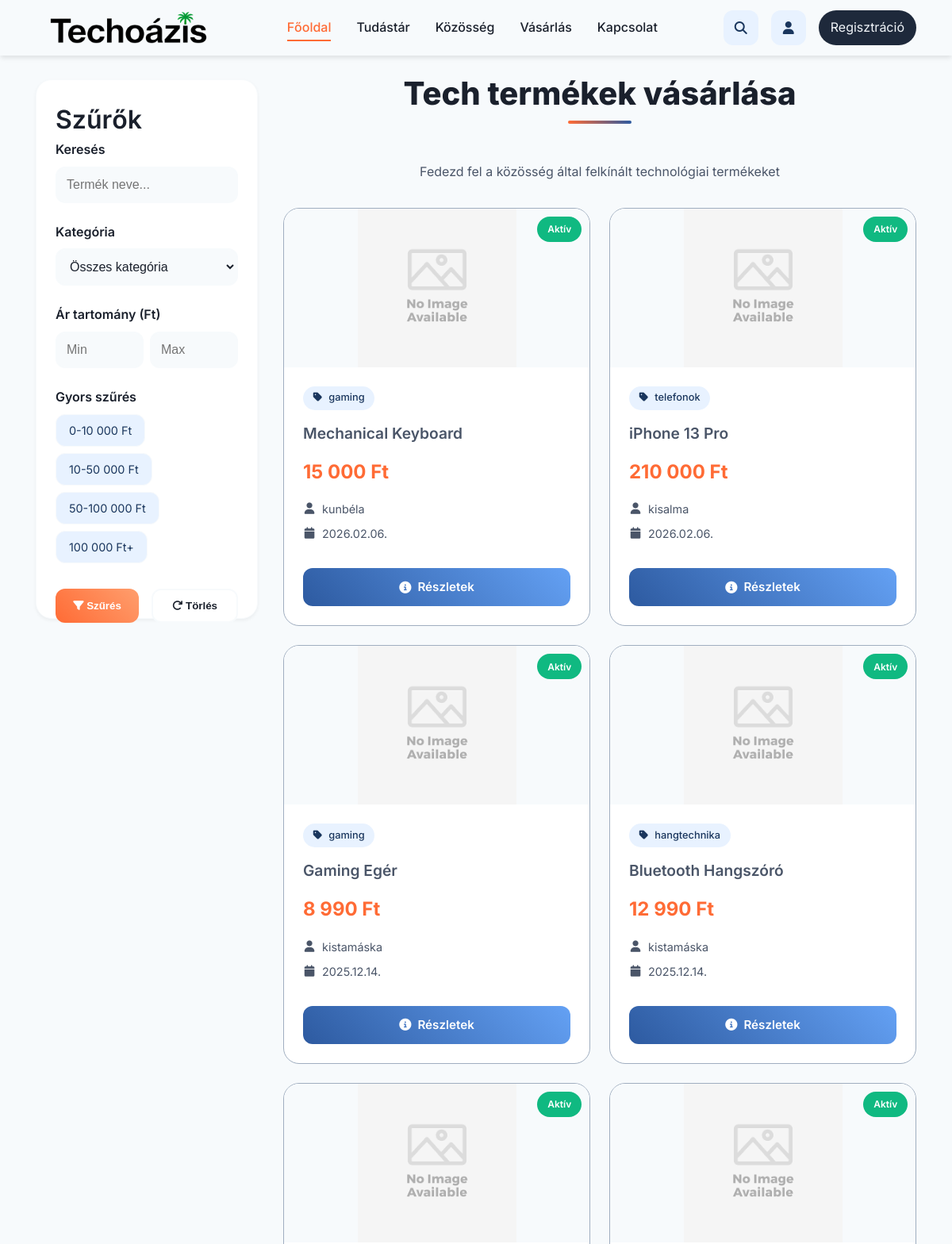
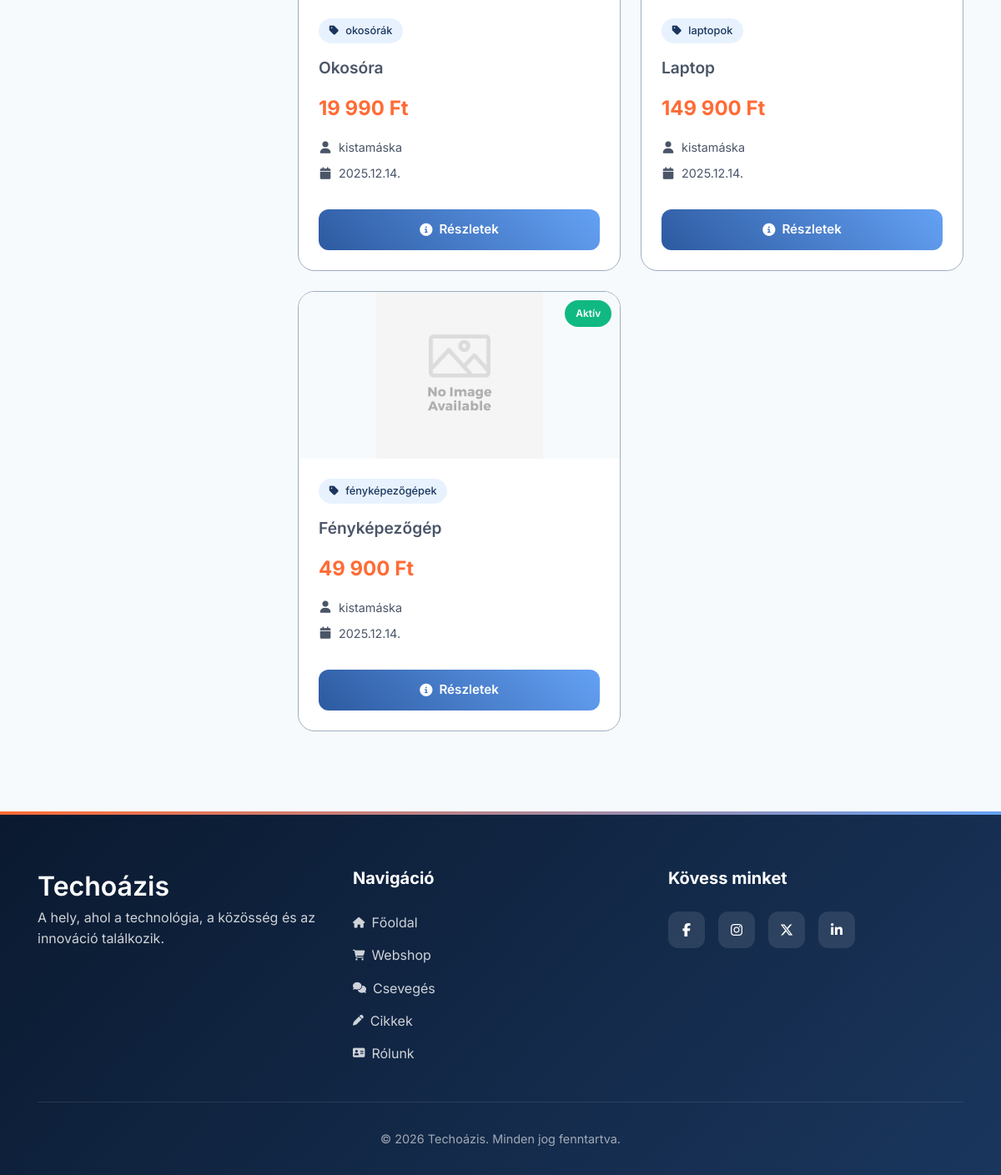
The page /shop.php on the database its author committed (2 pictures, top to bottom).
### tables this page shows
CREATE TABLE products (
  product_id int(11) NOT NULL AUTO_INCREMENT PRIMARY KEY,
  seller_user_id int(11) NOT NULL,
  product_name varchar(255) NOT NULL,
  category varchar(255) NOT NULL,
  product_description text NOT NULL,
  price decimal(10,2) DEFAULT NULL,
  product_status enum('active','sold','hidden') NOT NULL DEFAULT 'active',
  main_image_url varchar(255) DEFAULT NULL,
  pickup_location varchar(100) DEFAULT NULL,
  created_at datetime NOT NULL DEFAULT CURRENT_TIMESTAMP,
  updated_at datetime DEFAULT NULL
);

CREATE TABLE users (
  user_id int(11) NOT NULL AUTO_INCREMENT PRIMARY KEY,
  username varchar(100) NOT NULL,
  username_slug varchar(100) DEFAULT NULL,
  email varchar(255) NOT NULL,
  user_password varchar(255) NOT NULL,
  is_active char(1) NOT NULL DEFAULT 'A',
  registration_date datetime DEFAULT CURRENT_TIMESTAMP,
  user_role char(1) NOT NULL,
  ip varchar(45) DEFAULT NULL,
  activation_code varchar(128) DEFAULT NULL,
  profile_image varchar(255) NOT NULL DEFAULT 'uploads/profile_images/anonymous.png',
  total_posts int(11) DEFAULT 0,
  total_comments int(11) DEFAULT 0,
  sold_items int(11) DEFAULT 0,
  bought_items int(11) DEFAULT 0,
  avg_rating decimal(3,2) DEFAULT 0.00,
  reset_token_hash varchar(64) DEFAULT NULL,
  reset_token_expires_at datetime DEFAULT NULL
);

### product_card.php (the view, shortened to what this page needs)
<?php
$product_id = $product['product_id'] ?? 0;
$product_name = htmlspecialchars($product['product_name'] ?? 'Névtelen termék');
$price_value = $product['price'] ?? 0;
$price = $price_value > 0 ? number_format($price_value, 0, '', ' ') . ' Ft' : 'Alkuképes';
$seller_username = htmlspecialchars($product['seller_username'] ?? 'Ismeretlen eladó');
$category = htmlspecialchars($product['category'] ?? 'Egyéb');
$product_status = $product['product_status'] ?? 'active';
$created_date = date('Y.m.d.', strtotime($product['created_at'] ?? 'now'));
$main_image = $product['main_image'] ?? 'uploads/products/default_product.png';
$image_url = BASE_URL . '/' . htmlspecialchars($main_image);
$default_image = BASE_URL . '/uploads/products/default_product.png';
$status_text = '';
$status_class = '';
switch ($product_status) {
    case 'active':
        $status_text = 'Aktív';
        $status_class = 'status-active';
        break;
}
?>
<div class="product-card">
    <div class="product-card-inner">
        <a href="product_detail.php?id=<?= $product_id ?>" class="product-image-link">
            <div class="product-image-container">
                <img src="<?= $image_url ?>"
                     alt="<?= $product_name ?>"
                     class="product-image"
                     onerror="this.onerror=null;this.src='<?= $default_image ?>';">
                <div class="product-status-badge <?= $status_class ?>">
                    <?= $status_text ?>
                </div>
            </div>
        </a>
        <div class="product-info">
            <div class="product-category">
                <i class="fas fa-tag"></i>
                <?= $category ?>
            </div>
            <h3 class="product-title">
                <a href="<?= BASE_URL ?>/product_detail?id=<?= $product_id ?>">
                    <?= $product_name ?>
                </a>
            </h3>
            <div class="product-price">
                <?= $price ?>
            </div>
            <div class="product-seller">
                <i class="fas fa-user"></i>
                <span><?= $seller_username ?></span>
            </div>
            <div class="product-date">
                <i class="fas fa-calendar"></i>
                <?= $created_date ?>
            </div>
        </div>
        <div class="product-actions">
            <?php if ($product_status === 'active'): ?>
                <a href="product_detail.php?id=<?= $product_id ?>" class="btn-details">
                    <i class="fas fa-info-circle"></i>
                    Részletek
                </a>
            <?php endif; ?>
        </div>
    </div>
</div>
<link rel="stylesheet" href="<?= BASE_URL ?>/static/product_card_style.css">

### shop.php (shortened to what this page needs)
<?php
require_once ROOT_PATH . '/app/db.php';
$search_query = $_GET['search'] ?? '';
$price_min = $_GET['price_min'] ?? '';
$price_max = $_GET['price_max'] ?? '';
$sql = "SELECT p.*, u.username as seller_username, u.username_slug AS user_slug,
               (SELECT image_path FROM images WHERE product_id = p.product_id LIMIT 1) as main_image
        FROM products p
        JOIN users u ON p.seller_user_id = u.user_id
        WHERE p.product_status = 'active'";
$sql .= " ORDER BY p.created_at DESC";
$stmt = $conn->prepare($sql);
$stmt->execute();
$result = $stmt->get_result();
$products = $result->fetch_all(MYSQLI_ASSOC);
?>
<!DOCTYPE html>
<html lang="hu">
<head>
    <link rel="stylesheet" href="https://cdnjs.cloudflare.com/ajax/libs/font-awesome/6.7.2/css/all.min.css" />
    <link rel="stylesheet" href="<?= BASE_URL ?>/static/index.css">
    <link rel="stylesheet" href="<?= BASE_URL ?>/static/reset&base_styles.css">
    <link rel="stylesheet" href="<?= BASE_URL ?>/static/animations_microinteractions.css">
    <link rel="stylesheet" href="<?= BASE_URL ?>/static/button_system.css">
    <link rel="stylesheet" href="<?= BASE_URL ?>/static/container&grid_system.css">
    <link rel="stylesheet" href="<?= BASE_URL ?>/static/filter_system.css">
    <link rel="stylesheet" href="<?= BASE_URL ?>/static/modern_navbar.css">
    <link rel="stylesheet" href="<?= BASE_URL ?>/static/modern_footer.css">
    <link rel="stylesheet" href="<?= BASE_URL ?>/static/utility_classes.css">
    <link rel="stylesheet" href="<?= BASE_URL ?>/static/shop_style.css">
    <link rel="stylesheet" href="https://cdnjs.cloudflare.com/ajax/libs/font-awesome/6.7.2/css/all.min.css" />
</head>
<body>
    <?php include ROOT_PATH . '/views/navbar.php'; ?>
    <section class="section-padding">
        <div class="custom-container">
            <div class="shop-layout">
                <aside class="shop-sidebar">
                    <h3>Szűrők</h3>
                    <form id="filter-form" method="GET">
                        <div class="filter-group">
                            <label for="search">Keresés</label>
                            <input type="text" id="search" name="search" class="filter-input"
                                    placeholder="Termék neve..." value="<?php echo htmlspecialchars($search_query); ?>">
                        </div>
                        <div class="filter-group">
                            <label for="category">Kategória</label>
                            <select id="category" name="category" class="filter-select">
                                <option value="">Összes kategória</option>
                            </select>
                        </div>
                        <div class="filter-group">
                            <label>Ár tartomány (Ft)</label>
                            <div style="display: grid; grid-template-columns: 1fr 1fr; gap: 0.5rem;">
                                <input type="number" name="price_min" class="filter-input"
                                        placeholder="Min" value="<?php echo htmlspecialchars($price_min); ?>">
                                <input type="number" name="price_max" class="filter-input"
                                        placeholder="Max" value="<?php echo htmlspecialchars($price_max); ?>">
                            </div>
                        </div>
                        <div class="filter-group">
                            <label>Gyors szűrés</label>
                            <div class="filter-tags">
                                <div class="filter-tag" data-price-min="0" data-price-max="10000">0-10 000 Ft</div>
                                <div class="filter-tag" data-price-min="10000" data-price-max="50000">10-50 000 Ft</div>
                                <div class="filter-tag" data-price-min="50000" data-price-max="100000">50-100 000 Ft</div>
                                <div class="filter-tag" data-price-min="100000" data-price-max="">100 000 Ft+</div>
                            </div>
                        </div>
                        <div class="filter-actions">
                            <button type="submit" class="filter-btn apply">
                                <i class="fas fa-filter"></i> Szűrés
                            </button>
                            <button type="button" id="reset-filters" class="filter-btn reset">
                                <i class="fas fa-redo"></i> Törlés
                            </button>
                        </div>
                    </form>
                </aside>
                <div class="shop-content">
                    <h1 class="section-title">Tech termékek vásárlása</h1>
                    <p class="text-center" style="color: var(--text-light); margin-bottom: 2rem;">
                        Fedezd fel a közösség által felkínált technológiai termékeket
                    </p>
                    <?php if (empty($products)): ?>
                        <div class="no-products">
                            <i class="fas fa-search"></i>
                            <h1 class="section-title">Nincs találat</h1>
                            <p>Próbálj más szűrőket, vagy adj fel egy új hirdetést!</p>
                            <?php if (isset($_SESSION['user_id'])): ?>
                                <a href="<?= BASE_URL ?>/add_product.php" class="filter-btn apply">
                                    Új termék feladása
                                </a>
                            <?php endif; ?>
                        </div>
                    <?php else: ?>
                        <div class="products-grid">
                            <?php foreach ($products as $product): ?>
                                <?php include ROOT_PATH . '/product_card.php'; ?>
                            <?php endforeach; ?>
                        </div>
                    <?php endif; ?>
                </div>
            </div>
        </div>
    </section>
    <footer class="footer">
        <div class="custom-container">
            <div class="grid-row">
                <div class="grid-col-4">
                    <div class="footer-brand">
                        <h3 class="footer-subtitle">Techoázis</h3>
                        <p class="footer-description">
                            A hely, ahol a technológia, a közösség és az innováció találkozik.
                        </p>
                    </div>
                </div>
                <div class="grid-col-4 footer-nav">
                    <h3 class="footer-title">Navigáció</h3>
                    <ul class="footer-links">
                        <li><a href="<?= BASE_URL ?>/index.php" class="footer-link"><i class="fas fa-home"></i> Főoldal</a></li>
                        <li><a href="<?= BASE_URL ?>/shop.php" class="footer-link"><i class="fas fa-shopping-cart"></i> Webshop</a></li>
                        <li><a href="<?= BASE_URL ?>/forum.php" class="footer-link"><i class="fas fa-comments"></i> Csevegés</a></li>
                        <li><a href="<?= BASE_URL ?>/articles.php" class="footer-link"><i class="fa-solid fa-pen"></i>Cikkek</a></li>
                        <li><a href="<?= BASE_URL ?>/about_us.php" class="footer-link"><i class="fa-solid fa-address-card"></i>Rólunk</a></li>
                    </ul>
                </div>
                <div class="grid-col-4 footer-social">
                    <h3 class="footer-title">Kövess minket</h3>
                    <div class="social-icons-wrapper">
                        <a href="#" class="social-icon" aria-label="Facebook"><i class="fab fa-facebook-f"></i></a>
                        <a href="#" class="social-icon" aria-label="Instagram"><i class="fab fa-instagram"></i></a>
                        <a href="#" class="social-icon" aria-label="X (Twitter)"><i class="fab fa-x-twitter"></i></a>
                        <a href="#" class="social-icon" aria-label="LinkedIn"><i class="fab fa-linkedin-in"></i></a>
                    </div>
                </div>
            </div>
            <hr class="footer-divider">
            <div class="footer-copy">
                &copy; <?php echo date('Y'); ?> Techoázis. Minden jog fenntartva.
            </div>
        </div>
    </footer>
</body>
</html>

### rows shown on the page
products: product_status "Aktív", category "gaming", product_name "Mechanical Keyboard", price "15 000 Ft", users.username "kunbéla", created_at "2026.02.06."
products: product_status "Aktív", category "telefonok", product_name "iPhone 13 Pro", price "210 000 Ft", users.username "kisalma", created_at "2026.02.06."
products: product_status "Aktív", category "gaming", product_name "Gaming Egér", price "8 990 Ft", users.username "kistamáska", created_at "2025.12.14."
products: product_status "Aktív", category "hangtechnika", product_name "Bluetooth Hangszóró", price "12 990 Ft", users.username "kistamáska", created_at "2025.12.14."
products: product_status "Aktív", category "okosórák", product_name "Okosóra", price "19 990 Ft", users.username "kistamáska", created_at "2025.12.14."
products: product_status "Aktív", category "laptopok", product_name "Laptop", price "149 900 Ft", users.username "kistamáska", created_at "2025.12.14."
products: product_status "Aktív", category "fényképezőgépek", product_name "Fényképezőgép", price "49 900 Ft", users.username "kistamáska", created_at "2025.12.14."
